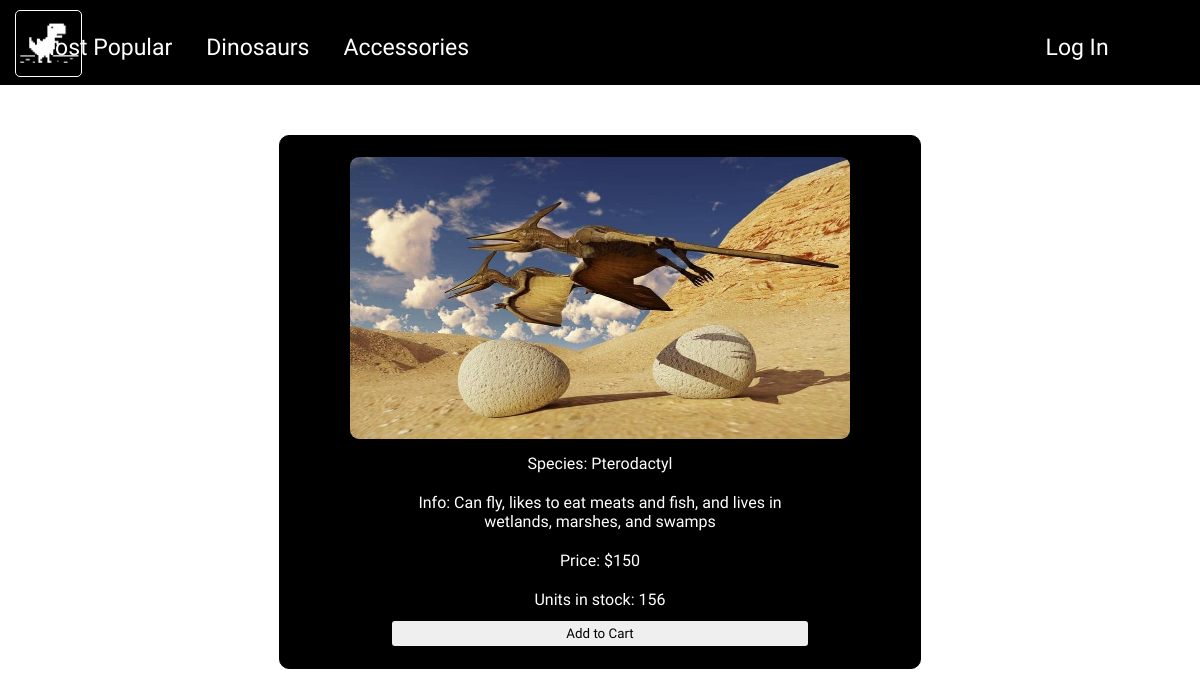
Screenshot of /dino.php?id=2 with the database file from the repository.
### tables this page shows
CREATE TABLE  `dino` (
  `id` int AUTO_INCREMENT,
  `species` text,
  `info` text,
  `price` int,
  `image` text,
  `stock` int,
  PRIMARY KEY (`id`)
);

### dino.php (the view, shortened to what this page needs)
<?php
      if (isset($_SESSION["admin"])) {
        require_once 'header_admin.php';
      }
      elseif (isset($_SESSION['email'])) {
        require_once 'header_loggedin.php';
      }
      else {
        require_once 'header.php';
      }
      try {
        $dbh = new PDO(DB_DSN, DB_USER, DB_PASSWORD);
        $sth = $dbh->prepare("SELECT * FROM dino WHERE id = :id");
        $sth->bindValue(":id", $_GET["id"]);
        $sth->execute();
        $dino = $sth->fetch();
        echo "<div class='eachdino'><img src='{$dino['image']}'><p>Species: {$dino["species"]}</p><p>Info: {$dino["info"]}</p><p>Price: \${$dino['price']}</p><p>Units in stock: {$dino['stock']}</p><form action=\"buy.php\" method='post'><input type='hidden' value='{$_GET["id"]}' name='dino'><input type=\"submit\" class=\"buynow\" value=\"Add to Cart\"></form></div>";
      }
        catch (PDOException $e) {
            echo "<p>Error: {$e->getMessage()}</p>";
        }
     ?>
<?php
  require_once 'footer.php';
?>

### style.css (style rules this page uses)
*, html, body { padding: 0; margin: 0; text-decoration: none; font-family: "Bungee Inline", cursive; text-decoration: none; }
input { border: black solid 2px; border-radius: 5px; padding: 5px; width: 70%; }
.eachdino { padding: 20px; color: white; background-color: black; border: 1px black solid; border-radius: 10px; width: 50%; margin: 0 auto; margin-top: 50px; text-align: center; }
.eachdino p { width: 70%; margin: 0 auto; line-height: 1.2; padding: 10px }
.eachdino img { border: 1px black solid; border-radius: 10px; max-width: 500px; max-height: 450px; }

### rows the page displays
dino: image (picture), species "Pterodactyl", info "Can fly, likes to eat meats and fish, and lives in wetlands, marshes, and swamps", price "150", stock "156"
